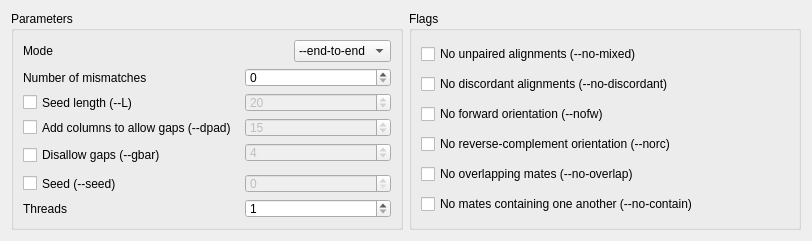
<?xml version="1.0" encoding="UTF-8"?>
<ui version="4.0">
 <class>Bowtie2Settings</class>
 <widget class="QWidget" name="Bowtie2Settings">
  <property name="windowModality">
   <enum>Qt::NonModal</enum>
  </property>
  <property name="enabled">
   <bool>true</bool>
  </property>
  <property name="geometry">
   <rect>
    <x>0</x>
    <y>0</y>
    <width>812</width>
    <height>241</height>
   </rect>
  </property>
  <property name="sizePolicy">
   <sizepolicy hsizetype="Preferred" vsizetype="Preferred">
    <horstretch>0</horstretch>
    <verstretch>0</verstretch>
   </sizepolicy>
  </property>
  <property name="minimumSize">
   <size>
    <width>570</width>
    <height>241</height>
   </size>
  </property>
  <property name="contextMenuPolicy">
   <enum>Qt::DefaultContextMenu</enum>
  </property>
  <property name="windowTitle">
   <string/>
  </property>
  <layout class="QHBoxLayout" name="horizontalLayout_3">
   <item>
    <widget class="QGroupBox" name="ParamBox">
     <property name="title">
      <string>Parameters</string>
     </property>
     <property name="checkable">
      <bool>false</bool>
     </property>
     <property name="checked">
      <bool>false</bool>
     </property>
     <layout class="QVBoxLayout" name="verticalLayout_2">
      <item>
       <layout class="QVBoxLayout" name="verticalLayout_3">
        <item>
         <layout class="QHBoxLayout" name="horizontalLayout_2">
          <property name="spacing">
           <number>6</number>
          </property>
          <item>
           <widget class="QLabel" name="label">
            <property name="toolTip">
             <string>&lt;html&gt;&lt;head/&gt;&lt;body&gt;&lt;p&gt;&lt;span style=&quot; font-size:8pt;&quot;&gt;By default, Bowtie2 performs end-to-end read alignment. That is, it searches for alignments involving all of the read characters. This is also called an &amp;quot;untrimmed&amp;quot; or &amp;quot;unclipped&amp;quot; alignment.&lt;/span&gt;&lt;/p&gt;&lt;p&gt;&lt;span style=&quot; font-size:8pt;&quot;&gt;When the --local option is specified, Bowtie2 performs local read alignment. In this mode, Bowtie2 might &amp;quot;trim&amp;quot; or &amp;quot;clip&amp;quot; some read characters from one or both ends of the alignment if doing so maximizes the alignment score.&lt;/span&gt;&lt;/p&gt;&lt;/body&gt;&lt;/html&gt;</string>
            </property>
            <property name="text">
             <string>Mode</string>
            </property>
           </widget>
          </item>
          <item>
           <widget class="QComboBox" name="modeComboBox">
            <property name="sizePolicy">
             <sizepolicy hsizetype="Fixed" vsizetype="Fixed">
              <horstretch>0</horstretch>
              <verstretch>0</verstretch>
             </sizepolicy>
            </property>
            <property name="toolTip">
             <string>&lt;html&gt;&lt;head/&gt;&lt;body&gt;&lt;p&gt;&lt;span style=&quot; font-size:8pt;&quot;&gt;By default, Bowtie2 performs end-to-end read alignment. That is, it searches for alignments involving all of the read characters. This is also called an &amp;quot;untrimmed&amp;quot; or &amp;quot;unclipped&amp;quot; alignment.&lt;/span&gt;&lt;/p&gt;&lt;p&gt;&lt;span style=&quot; font-size:8pt;&quot;&gt;When the --local option is specified, Bowtie2 performs local read alignment. In this mode, Bowtie2 might &amp;quot;trim&amp;quot; or &amp;quot;clip&amp;quot; some read characters from one or both ends of the alignment if doing so maximizes the alignment score.&lt;/span&gt;&lt;/p&gt;&lt;/body&gt;&lt;/html&gt;</string>
            </property>
            <property name="sizeAdjustPolicy">
             <enum>QComboBox::AdjustToContentsOnFirstShow</enum>
            </property>
            <property name="modelColumn">
             <number>0</number>
            </property>
            <item>
             <property name="text">
              <string>--end-to-end</string>
             </property>
            </item>
            <item>
             <property name="text">
              <string>--local</string>
             </property>
            </item>
           </widget>
          </item>
         </layout>
        </item>
        <item>
         <layout class="QGridLayout" name="gridLayout">
          <property name="horizontalSpacing">
           <number>8</number>
          </property>
          <item row="5" column="1">
           <widget class="QCheckBox" name="dpadCheckBox">
            <property name="toolTip">
             <string>&lt;html&gt;&lt;head/&gt;&lt;body&gt;&lt;p&gt;&lt;span style=&quot; font-size:9pt;&quot;&gt;&amp;quot;Pads&amp;quot; dynamic programming problems by specified number of columns on either side to allow gaps.&lt;/span&gt;&lt;/p&gt;&lt;/body&gt;&lt;/html&gt;</string>
            </property>
            <property name="text">
             <string>Add columns to allow gaps (--dpad)</string>
            </property>
           </widget>
          </item>
          <item row="3" column="2">
           <widget class="QSpinBox" name="mismatchesSpinBox">
            <property name="enabled">
             <bool>true</bool>
            </property>
            <property name="toolTip">
             <string>&lt;html&gt;&lt;head/&gt;&lt;body&gt;&lt;p&gt;&lt;span style=&quot; font-size:9pt;&quot;&gt;Sets the number of mismatches to allowed in a seed alignment. Can be set to 0 or 1. Setting this higher makes alignment slower (often much slower) but increases sensitivity.&lt;/span&gt;&lt;/p&gt;&lt;/body&gt;&lt;/html&gt;</string>
            </property>
            <property name="maximum">
             <number>1</number>
            </property>
            <property name="value">
             <number>0</number>
            </property>
           </widget>
          </item>
          <item row="9" column="2">
           <widget class="QSpinBox" name="threadsSpinBox">
            <property name="toolTip">
             <string>&lt;html&gt;&lt;head/&gt;&lt;body&gt;&lt;p&gt;&lt;span style=&quot; font-size:9pt;&quot;&gt;Launch specified number of parallel search threads. Threads will run on separate processors/cores and synchronize when parsing reads and outputting alignments. Searching for alignments is highly parallel, and speedup is close to linear.&lt;/span&gt;&lt;/p&gt;&lt;/body&gt;&lt;/html&gt;</string>
            </property>
            <property name="minimum">
             <number>1</number>
            </property>
            <property name="value">
             <number>1</number>
            </property>
           </widget>
          </item>
          <item row="6" column="2">
           <widget class="QSpinBox" name="gbarSpinBox">
            <property name="enabled">
             <bool>false</bool>
            </property>
            <property name="toolTip">
             <string>&lt;html&gt;&lt;head/&gt;&lt;body&gt;&lt;p&gt;&lt;span style=&quot; font-size:9pt;&quot;&gt;Disallow gaps within specified number of positions of the beginning or end of the read.&lt;/span&gt;&lt;/p&gt;&lt;/body&gt;&lt;/html&gt;</string>
            </property>
            <property name="maximum">
             <number>999999999</number>
            </property>
            <property name="value">
             <number>4</number>
            </property>
           </widget>
          </item>
          <item row="8" column="1">
           <widget class="QCheckBox" name="seedCheckBox">
            <property name="toolTip">
             <string>&lt;html&gt;&lt;head/&gt;&lt;body&gt;&lt;p&gt;&lt;span style=&quot; font-size:9pt;&quot;&gt;Use specified value as the seed for pseudo-random number generator.&lt;/span&gt;&lt;/p&gt;&lt;/body&gt;&lt;/html&gt;</string>
            </property>
            <property name="text">
             <string>Seed (--seed)</string>
            </property>
           </widget>
          </item>
          <item row="5" column="2">
           <widget class="QSpinBox" name="dpadSpinBox">
            <property name="enabled">
             <bool>false</bool>
            </property>
            <property name="toolTip">
             <string>&lt;html&gt;&lt;head/&gt;&lt;body&gt;&lt;p&gt;&lt;span style=&quot; font-size:9pt;&quot;&gt;&amp;quot;Pads&amp;quot; dynamic programming problems by specified number of columns on either side to allow gaps.&lt;/span&gt;&lt;/p&gt;&lt;/body&gt;&lt;/html&gt;</string>
            </property>
            <property name="maximum">
             <number>999999999</number>
            </property>
            <property name="value">
             <number>15</number>
            </property>
           </widget>
          </item>
          <item row="3" column="1">
           <widget class="QLabel" name="label_2">
            <property name="toolTip">
             <string>&lt;html&gt;&lt;head/&gt;&lt;body&gt;&lt;p&gt;&lt;span style=&quot; font-size:9pt;&quot;&gt;Sets the number of mismatches to allowed in a seed alignment. Can be set to 0 or 1. Setting this higher makes alignment slower (often much slower) but increases sensitivity.&lt;/span&gt;&lt;/p&gt;&lt;/body&gt;&lt;/html&gt;</string>
            </property>
            <property name="text">
             <string>Number of mismatches</string>
            </property>
           </widget>
          </item>
          <item row="9" column="1">
           <widget class="QLabel" name="threadsLabel">
            <property name="toolTip">
             <string>&lt;html&gt;&lt;head/&gt;&lt;body&gt;&lt;p&gt;&lt;span style=&quot; font-size:9pt;&quot;&gt;Launch specified number of parallel search threads. Threads will run on separate processors/cores and synchronize when parsing reads and outputting alignments. Searching for alignments is highly parallel, and speedup is close to linear.&lt;/span&gt;&lt;/p&gt;&lt;/body&gt;&lt;/html&gt;</string>
            </property>
            <property name="text">
             <string>Threads</string>
            </property>
           </widget>
          </item>
          <item row="4" column="2">
           <widget class="QSpinBox" name="seedlenSpinBox">
            <property name="enabled">
             <bool>false</bool>
            </property>
            <property name="toolTip">
             <string>&lt;html&gt;&lt;head/&gt;&lt;body&gt;&lt;p&gt;&lt;span style=&quot; font-size:9pt;&quot;&gt;Sets the length of the seed substrings to align. Smaller values make alignment slower but more senstive.&lt;/span&gt;&lt;/p&gt;&lt;/body&gt;&lt;/html&gt;</string>
            </property>
            <property name="minimum">
             <number>4</number>
            </property>
            <property name="maximum">
             <number>31</number>
            </property>
            <property name="value">
             <number>20</number>
            </property>
           </widget>
          </item>
          <item row="8" column="2">
           <widget class="QSpinBox" name="seedSpinBox">
            <property name="enabled">
             <bool>false</bool>
            </property>
            <property name="toolTip">
             <string>&lt;html&gt;&lt;head/&gt;&lt;body&gt;&lt;p&gt;&lt;span style=&quot; font-size:9pt;&quot;&gt;Use specified value as the seed for pseudo-random number generator.&lt;/span&gt;&lt;/p&gt;&lt;/body&gt;&lt;/html&gt;</string>
            </property>
            <property name="maximum">
             <number>999999999</number>
            </property>
           </widget>
          </item>
          <item row="4" column="1">
           <widget class="QCheckBox" name="seedlenCheckBox">
            <property name="toolTip">
             <string>&lt;html&gt;&lt;head/&gt;&lt;body&gt;&lt;p&gt;&lt;span style=&quot; font-size:9pt;&quot;&gt;Sets the length of the seed substrings to align. Smaller values make alignment slower but more senstive.&lt;/span&gt;&lt;/p&gt;&lt;/body&gt;&lt;/html&gt;</string>
            </property>
            <property name="text">
             <string>Seed length (--L)</string>
            </property>
           </widget>
          </item>
          <item row="6" column="1" rowspan="2">
           <widget class="QCheckBox" name="gbarCheckBox">
            <property name="enabled">
             <bool>true</bool>
            </property>
            <property name="toolTip">
             <string>&lt;html&gt;&lt;head/&gt;&lt;body&gt;&lt;p&gt;&lt;span style=&quot; font-size:9pt;&quot;&gt;Disallow gaps within specified number of positions of the beginning or end of the read.&lt;/span&gt;&lt;/p&gt;&lt;/body&gt;&lt;/html&gt;</string>
            </property>
            <property name="text">
             <string>Disallow gaps (--gbar)</string>
            </property>
           </widget>
          </item>
         </layout>
        </item>
       </layout>
      </item>
     </layout>
    </widget>
   </item>
   <item>
    <widget class="QGroupBox" name="FlagsBox">
     <property name="sizePolicy">
      <sizepolicy hsizetype="Preferred" vsizetype="Preferred">
       <horstretch>0</horstretch>
       <verstretch>0</verstretch>
      </sizepolicy>
     </property>
     <property name="minimumSize">
      <size>
       <width>200</width>
       <height>0</height>
      </size>
     </property>
     <property name="title">
      <string>Flags</string>
     </property>
     <property name="flat">
      <bool>false</bool>
     </property>
     <property name="checkable">
      <bool>false</bool>
     </property>
     <layout class="QVBoxLayout" name="verticalLayout">
      <item>
       <widget class="QCheckBox" name="nomixedCheckBox">
        <property name="toolTip">
         <string>&lt;html&gt;&lt;head/&gt;&lt;body&gt;&lt;p&gt;&lt;span style=&quot; font-size:8pt;&quot;&gt;If Bowtie2 cannot find a paired-end alignment for a pair, by default it will go on to look for unpaired alignments for the constituent mates. This is called &amp;quot;mixed mode.&amp;quot; To disable mixed mode, set this option.&lt;/span&gt;&lt;/p&gt;&lt;p&gt;&lt;span style=&quot; font-size:8pt;&quot;&gt;Bowtie2 runs a little faster in the mixed mode, but will only consider alignment status of pairs per se, not individual mates.&lt;/span&gt;&lt;/p&gt;&lt;/body&gt;&lt;/html&gt;</string>
        </property>
        <property name="text">
         <string>No unpaired alignments (--no-mixed)</string>
        </property>
       </widget>
      </item>
      <item>
       <widget class="QCheckBox" name="nodiscordantCheckBox">
        <property name="toolTip">
         <string>&lt;html&gt;&lt;head/&gt;&lt;body&gt;&lt;p&gt;&lt;span style=&quot; font-size:9pt;&quot;&gt;By default, Bowtie2 looks for discordant alignments if it cannot find any concordant alignments. A discordant alignment is an alignment where both mates align uniquely, but that does not satisfy the paired-end constraints. This option disables that behavior.&lt;/span&gt;&lt;/p&gt;&lt;/body&gt;&lt;/html&gt;</string>
        </property>
        <property name="text">
         <string>No discordant alignments (--no-discordant)</string>
        </property>
       </widget>
      </item>
      <item>
       <widget class="QCheckBox" name="nofwCheckBox">
        <property name="toolTip">
         <string>&lt;html&gt;&lt;head/&gt;&lt;body&gt;&lt;p&gt;&lt;span style=&quot; font-size:9pt;&quot;&gt;If this option is selected, Bowtie2 will not attempt to align against the forward reference strand.&lt;/span&gt;&lt;/p&gt;&lt;/body&gt;&lt;/html&gt;</string>
        </property>
        <property name="text">
         <string>No forward orientation (--nofw)</string>
        </property>
       </widget>
      </item>
      <item>
       <widget class="QCheckBox" name="norcCheckBox">
        <property name="toolTip">
         <string>&lt;html&gt;&lt;head/&gt;&lt;body&gt;&lt;p&gt;&lt;span style=&quot; font-size:9pt;&quot;&gt;If this option is selected, Bowtie2 will not attempt to align against the reverse-complement reference strand.&lt;/span&gt;&lt;/p&gt;&lt;/body&gt;&lt;/html&gt;</string>
        </property>
        <property name="text">
         <string>No reverse-complement orientation (--norc)</string>
        </property>
       </widget>
      </item>
      <item>
       <widget class="QCheckBox" name="nooverlapCheckBox">
        <property name="toolTip">
         <string>&lt;html&gt;&lt;head/&gt;&lt;body&gt;&lt;p&gt;&lt;span style=&quot; font-size:9pt;&quot;&gt;If one mate alignment overlaps the other at all, consider that to be non-concordant. Default: mates can overlap in a concordant alignment.&lt;/span&gt;&lt;/p&gt;&lt;/body&gt;&lt;/html&gt;</string>
        </property>
        <property name="text">
         <string>No overlapping mates (--no-overlap)</string>
        </property>
       </widget>
      </item>
      <item>
       <widget class="QCheckBox" name="nocontainCheckBox">
        <property name="toolTip">
         <string>&lt;html&gt;&lt;head/&gt;&lt;body&gt;&lt;p&gt;&lt;span style=&quot; font-size:9pt;&quot;&gt;If one mate alignment contains the other, consider that to be non-concordant. Default: a mate can contain the other in a concordant alignment.&lt;/span&gt;&lt;/p&gt;&lt;/body&gt;&lt;/html&gt;</string>
        </property>
        <property name="text">
         <string>No mates containing one another (--no-contain)</string>
        </property>
       </widget>
      </item>
     </layout>
    </widget>
   </item>
  </layout>
 </widget>
 <tabstops>
  <tabstop>modeComboBox</tabstop>
  <tabstop>seedlenCheckBox</tabstop>
  <tabstop>seedlenSpinBox</tabstop>
  <tabstop>seedCheckBox</tabstop>
  <tabstop>seedSpinBox</tabstop>
  <tabstop>threadsSpinBox</tabstop>
  <tabstop>nofwCheckBox</tabstop>
  <tabstop>norcCheckBox</tabstop>
 </tabstops>
 <resources/>
 <connections>
  <connection>
   <sender>seedlenCheckBox</sender>
   <signal>clicked(bool)</signal>
   <receiver>seedlenSpinBox</receiver>
   <slot>setEnabled(bool)</slot>
   <hints>
    <hint type="sourcelabel">
     <x>124</x>
     <y>106</y>
    </hint>
    <hint type="destinationlabel">
     <x>354</x>
     <y>106</y>
    </hint>
   </hints>
  </connection>
  <connection>
   <sender>seedCheckBox</sender>
   <signal>clicked(bool)</signal>
   <receiver>seedSpinBox</receiver>
   <slot>setEnabled(bool)</slot>
   <hints>
    <hint type="sourcelabel">
     <x>145</x>
     <y>193</y>
    </hint>
    <hint type="destinationlabel">
     <x>354</x>
     <y>193</y>
    </hint>
   </hints>
  </connection>
  <connection>
   <sender>dpadCheckBox</sender>
   <signal>clicked(bool)</signal>
   <receiver>dpadSpinBox</receiver>
   <slot>setEnabled(bool)</slot>
   <hints>
    <hint type="sourcelabel">
     <x>222</x>
     <y>127</y>
    </hint>
    <hint type="destinationlabel">
     <x>354</x>
     <y>127</y>
    </hint>
   </hints>
  </connection>
  <connection>
   <sender>gbarCheckBox</sender>
   <signal>clicked(bool)</signal>
   <receiver>gbarSpinBox</receiver>
   <slot>setEnabled(bool)</slot>
   <hints>
    <hint type="sourcelabel">
     <x>144</x>
     <y>154</y>
    </hint>
    <hint type="destinationlabel">
     <x>354</x>
     <y>148</y>
    </hint>
   </hints>
  </connection>
 </connections>
</ui>
